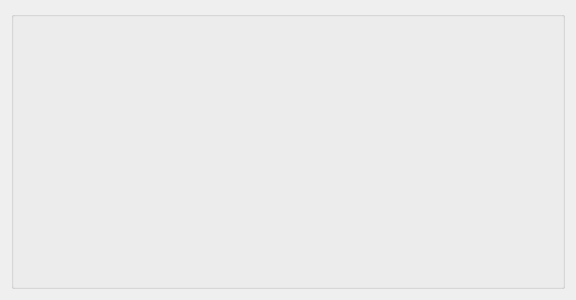
<?xml version="1.0" encoding="UTF-8"?>
<ui version="4.0">
 <class>FenetreJoueurStat</class>
 <widget class="QDialog" name="FenetreJoueurStat">
  <property name="geometry">
   <rect>
    <x>0</x>
    <y>0</y>
    <width>576</width>
    <height>300</height>
   </rect>
  </property>
  <property name="windowTitle">
   <string>Dialog</string>
  </property>
  <layout class="QGridLayout" name="gridLayout">
   <item row="0" column="0">
    <widget class="QGroupBox" name="groupBox">
     <property name="title">
      <string/>
     </property>
    </widget>
   </item>
  </layout>
 </widget>
 <resources/>
 <connections/>
</ui>
